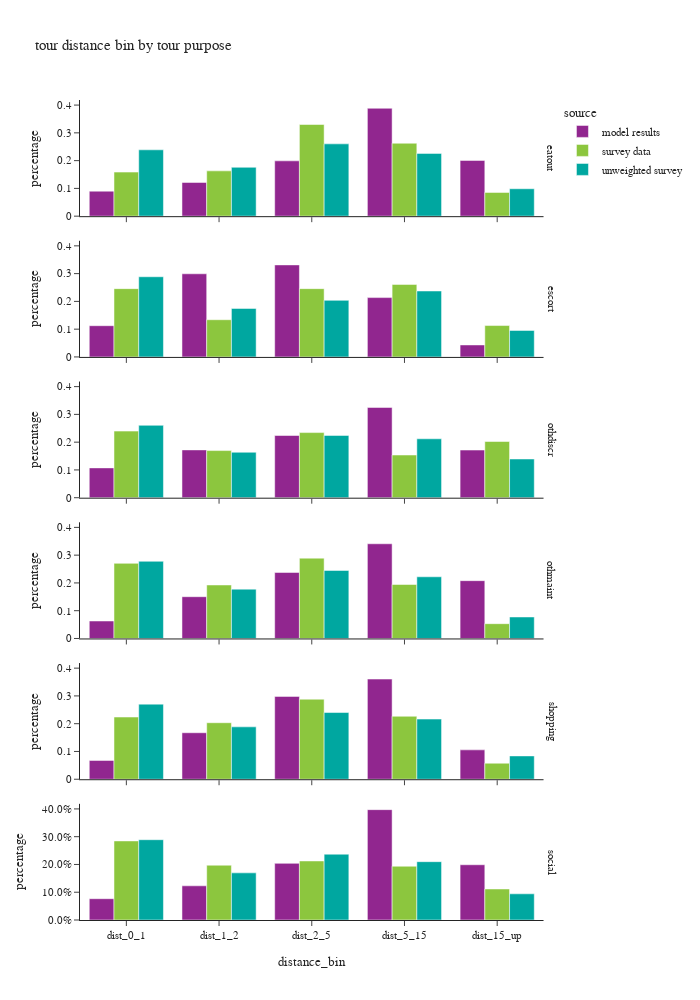

The notebook cell saved with this chart:
### Markdown cell above
## non-mantatory tour distance by purpose

### Code cell
df_plot = non_m_tour_data.loc[non_m_tour_data['distance_bin'] != float('nan')].groupby(['source','tour_type','distance_bin'])['tour_weight'].sum().reset_index()
df_plot['percentage'] = df_plot.groupby(['source','tour_type'], group_keys=False)['tour_weight']. \
    apply(lambda x: x / float(x.sum()))
# df_plot
fig1 = px.bar(df_plot, x='distance_bin', y="percentage", color="source", barmode="group",
              facet_row='tour_type',
              title="tour distance bin by tour purpose")
fig1.for_each_annotation(lambda a: a.update(text = a.text.split("=")[-1]))
fig1.update_layout(height=1000, width=700, font=dict(size=11), yaxis=dict(tickformat=".1%"))
fig1.show()

### Figure 1 — Plotly figure (JSON) as saved in the notebook; plotly's stock layout.template omitted (floating-point values rounded to 4 significant figures)
{"data": [{"alignmentgroup": "True", "hovertemplate": "source=model results<br>tour_type=eatout<br>distance_bin=%{x}<br>percentage=%{y}<extra></extra>", "legendgroup": "model results", "marker": {"color": "#91268F", "pattern": {"shape": ""}}, "name": "model results", "offsetgroup": "model results", "orientation": "v", "showlegend": true, "textposition": "auto", "type": "bar", "x": ["dist_0_1", "dist_1_2", "dist_2_5", "dist_5_15", "dist_15_up"], "xaxis": "x6", "y": [0.09002, 0.1214, 0.1992, 0.3885, 0.2008], "yaxis": "y6"}, {"alignmentgroup": "True", "hovertemplate": "source=model results<br>tour_type=escort<br>distance_bin=%{x}<br>percentage=%{y}<extra></extra>", "legendgroup": "model results", "marker": {"color": "#91268F", "pattern": {"shape": ""}}, "name": "model results", "offsetgroup": "model results", "orientation": "v", "showlegend": false, "textposition": "auto", "type": "bar", "x": ["dist_0_1", "dist_1_2", "dist_2_5", "dist_5_15", "dist_15_up"], "xaxis": "x5", "y": [0.1124, 0.2994, 0.3314, 0.2136, 0.04317], "yaxis": "y5"}, {"alignmentgroup": "True", "hovertemplate": "source=model results<br>tour_type=othdiscr<br>distance_bin=%{x}<br>percentage=%{y}<extra></extra>", "legendgroup": "model results", "marker": {"color": "#91268F", "pattern": {"shape": ""}}, "name": "model results", "offsetgroup": "model results", "orientation": "v", "showlegend": false, "textposition": "auto", "type": "bar", "x": ["dist_0_1", "dist_1_2", "dist_2_5", "dist_5_15", "dist_15_up"], "xaxis": "x4", "y": [0.1074, 0.1721, 0.2239, 0.325, 0.1716], "yaxis": "y4"}, {"alignmentgroup": "True", "hovertemplate": "source=model results<br>tour_type=othmaint<br>distance_bin=%{x}<br>percentage=%{y}<extra></extra>", "legendgroup": "model results", "marker": {"color": "#91268F", "pattern": {"shape": ""}}, "name": "model results", "offsetgroup": "model results", "orientation": "v", "showlegend": false, "textposition": "auto", "type": "bar", "x": ["dist_0_1", "dist_1_2", "dist_2_5", "dist_5_15", "dist_15_up"], "xaxis": "x3", "y": [0.06285, 0.1504, 0.2377, 0.341, 0.2081], "yaxis": "y3"}, {"alignmentgroup": "True", "hovertemplate": "source=model results<br>tour_type=shopping<br>distance_bin=%{x}<br>percentage=%{y}<extra></extra>", "legendgroup": "model results", "marker": {"color": "#91268F", "pattern": {"shape": ""}}, "name": "model results", "offsetgroup": "model results", "orientation": "v", "showlegend": false, "textposition": "auto", "type": "bar", "x": ["dist_0_1", "dist_1_2", "dist_2_5", "dist_5_15", "dist_15_up"], "xaxis": "x2", "y": [0.06785, 0.1674, 0.2983, 0.3607, 0.1057], "yaxis": "y2"}, {"alignmentgroup": "True", "hovertemplate": "source=model results<br>tour_type=social<br>distance_bin=%{x}<br>percentage=%{y}<extra></extra>", "legendgroup": "model results", "marker": {"color": "#91268F", "pattern": {"shape": ""}}, "name": "model results", "offsetgroup": "model results", "orientation": "v", "showlegend": false, "textposition": "auto", "type": "bar", "x": ["dist_0_1", "dist_1_2", "dist_2_5", "dist_5_15", "dist_15_up"], "xaxis": "x", "y": [0.07668, 0.1231, 0.204, 0.3974, 0.1989], "yaxis": "y"}, {"alignmentgroup": "True", "hovertemplate": "source=survey data<br>tour_type=eatout<br>distance_bin=%{x}<br>percentage=%{y}<extra></extra>", "legendgroup": "survey data", "marker": {"color": "#8CC63E", "pattern": {"shape": ""}}, "name": "survey data", "offsetgroup": "survey data", "orientation": "v", "showlegend": true, "textposition": "auto", "type": "bar", "x": ["dist_0_1", "dist_1_2", "dist_2_5", "dist_5_15", "dist_15_up"], "xaxis": "x6", "y": [0.1587, 0.1631, 0.3301, 0.2627, 0.0855], "yaxis": "y6"}, {"alignmentgroup": "True", "hovertemplate": "source=survey data<br>tour_type=escort<br>distance_bin=%{x}<br>percentage=%{y}<extra></extra>", "legendgroup": "survey data", "marker": {"color": "#8CC63E", "pattern": {"shape": ""}}, "name": "survey data", "offsetgroup": "survey data", "orientation": "v", "showlegend": false, "textposition": "auto", "type": "bar", "x": ["dist_0_1", "dist_1_2", "dist_2_5", "dist_5_15", "dist_15_up"], "xaxis": "x5", "y": [0.2459, 0.134, 0.2459, 0.2612, 0.113], "yaxis": "y5"}, {"alignmentgroup": "True", "hovertemplate": "source=survey data<br>tour_type=othdiscr<br>distance_bin=%{x}<br>percentage=%{y}<extra></extra>", "legendgroup": "survey data", "marker": {"color": "#8CC63E", "pattern": {"shape": ""}}, "name": "survey data", "offsetgroup": "survey data", "orientation": "v", "showlegend": false, "textposition": "auto", "type": "bar", "x": ["dist_0_1", "dist_1_2", "dist_2_5", "dist_5_15", "dist_15_up"], "xaxis": "x4", "y": [0.2397, 0.1697, 0.2345, 0.1537, 0.2024], "yaxis": "y4"}, {"alignmentgroup": "True", "hovertemplate": "source=survey data<br>tour_type=othmaint<br>distance_bin=%{x}<br>percentage=%{y}<extra></extra>", "legendgroup": "survey data", "marker": {"color": "#8CC63E", "pattern": {"shape": ""}}, "name": "survey data", "offsetgroup": "survey data", "orientation": "v", "showlegend": false, "textposition": "auto", "type": "bar", "x": ["dist_0_1", "dist_1_2", "dist_2_5", "dist_5_15", "dist_15_up"], "xaxis": "x3", "y": [0.2705, 0.1926, 0.2892, 0.1944, 0.05325], "yaxis": "y3"}, {"alignmentgroup": "True", "hovertemplate": "source=survey data<br>tour_type=shopping<br>distance_bin=%{x}<br>percentage=%{y}<extra></extra>", "legendgroup": "survey data", "marker": {"color": "#8CC63E", "pattern": {"shape": ""}}, "name": "survey data", "offsetgroup": "survey data", "orientation": "v", "showlegend": false, "textposition": "auto", "type": "bar", "x": ["dist_0_1", "dist_1_2", "dist_2_5", "dist_5_15", "dist_15_up"], "xaxis": "x2", "y": [0.2239, 0.2035, 0.2882, 0.2267, 0.0577], "yaxis": "y2"}, {"alignmentgroup": "True", "hovertemplate": "source=survey data<br>tour_type=social<br>distance_bin=%{x}<br>percentage=%{y}<extra></extra>", "legendgroup": "survey data", "marker": {"color": "#8CC63E", "pattern": {"shape": ""}}, "name": "survey data", "offsetgroup": "survey data", "orientation": "v", "showlegend": false, "textposition": "auto", "type": "bar", "x": ["dist_0_1", "dist_1_2", "dist_2_5", "dist_5_15", "dist_15_up"], "xaxis": "x", "y": [0.2847, 0.1974, 0.2126, 0.1937, 0.1117], "yaxis": "y"}, {"alignmentgroup": "True", "hovertemplate": "source=unweighted survey<br>tour_type=eatout<br>distance_bin=%{x}<br>percentage=%{y}<extra></extra>", "legendgroup": "unweighted survey", "marker": {"color": "#00A7A0", "pattern": {"shape": ""}}, "name": "unweighted survey", "offsetgroup": "unweighted survey", "orientation": "v", "showlegend": true, "textposition": "auto", "type": "bar", "x": ["dist_0_1", "dist_1_2", "dist_2_5", "dist_5_15", "dist_15_up"], "xaxis": "x6", "y": [0.2389, 0.176, 0.2604, 0.226, 0.09871], "yaxis": "y6"}, {"alignmentgroup": "True", "hovertemplate": "source=unweighted survey<br>tour_type=escort<br>distance_bin=%{x}<br>percentage=%{y}<extra></extra>", "legendgroup": "unweighted survey", "marker": {"color": "#00A7A0", "pattern": {"shape": ""}}, "name": "unweighted survey", "offsetgroup": "unweighted survey", "orientation": "v", "showlegend": false, "textposition": "auto", "type": "bar", "x": ["dist_0_1", "dist_1_2", "dist_2_5", "dist_5_15", "dist_15_up"], "xaxis": "x5", "y": [0.2887, 0.1746, 0.2037, 0.2375, 0.09546], "yaxis": "y5"}, {"alignmentgroup": "True", "hovertemplate": "source=unweighted survey<br>tour_type=othdiscr<br>distance_bin=%{x}<br>percentage=%{y}<extra></extra>", "legendgroup": "unweighted survey", "marker": {"color": "#00A7A0", "pattern": {"shape": ""}}, "name": "unweighted survey", "offsetgroup": "unweighted survey", "orientation": "v", "showlegend": false, "textposition": "auto", "type": "bar", "x": ["dist_0_1", "dist_1_2", "dist_2_5", "dist_5_15", "dist_15_up"], "xaxis": "x4", "y": [0.2606, 0.1636, 0.2242, 0.2121, 0.1394], "yaxis": "y4"}, {"alignmentgroup": "True", "hovertemplate": "source=unweighted survey<br>tour_type=othmaint<br>distance_bin=%{x}<br>percentage=%{y}<extra></extra>", "legendgroup": "unweighted survey", "marker": {"color": "#00A7A0", "pattern": {"shape": ""}}, "name": "unweighted survey", "offsetgroup": "unweighted survey", "orientation": "v", "showlegend": false, "textposition": "auto", "type": "bar", "x": ["dist_0_1", "dist_1_2", "dist_2_5", "dist_5_15", "dist_15_up"], "xaxis": "x3", "y": [0.2779, 0.1777, 0.2449, 0.2221, 0.07741], "yaxis": "y3"}, {"alignmentgroup": "True", "hovertemplate": "source=unweighted survey<br>tour_type=shopping<br>distance_bin=%{x}<br>percentage=%{y}<extra></extra>", "legendgroup": "unweighted survey", "marker": {"color": "#00A7A0", "pattern": {"shape": ""}}, "name": "unweighted survey", "offsetgroup": "unweighted survey", "orientation": "v", "showlegend": false, "textposition": "auto", "type": "bar", "x": ["dist_0_1", "dist_1_2", "dist_2_5", "dist_5_15", "dist_15_up"], "xaxis": "x2", "y": [0.2704, 0.1887, 0.2402, 0.2167, 0.08401], "yaxis": "y2"}, {"alignmentgroup": "True", "hovertemplate": "source=unweighted survey<br>tour_type=social<br>distance_bin=%{x}<br>percentage=%{y}<extra></extra>", "legendgroup": "unweighted survey", "marker": {"color": "#00A7A0", "pattern": {"shape": ""}}, "name": "unweighted survey", "offsetgroup": "unweighted survey", "orientation": "v", "showlegend": false, "textposition": "auto", "type": "bar", "x": ["dist_0_1", "dist_1_2", "dist_2_5", "dist_5_15", "dist_15_up"], "xaxis": "x", "y": [0.2891, 0.1697, 0.237, 0.21, 0.09427], "yaxis": "y"}], "layout": {"annotations": [{"font": {}, "showarrow": false, "text": "social", "textangle": 90, "x": 0.98, "xanchor": "left", "xref": "paper", "y": 0.07083, "yanchor": "middle", "yref": "paper"}, {"font": {}, "showarrow": false, "text": "shopping", "textangle": 90, "x": 0.98, "xanchor": "left", "xref": "paper", "y": 0.2425, "yanchor": "middle", "yref": "paper"}, {"font": {}, "showarrow": false, "text": "othmaint", "textangle": 90, "x": 0.98, "xanchor": "left", "xref": "paper", "y": 0.4142, "yanchor": "middle", "yref": "paper"}, {"font": {}, "showarrow": false, "text": "othdiscr", "textangle": 90, "x": 0.98, "xanchor": "left", "xref": "paper", "y": 0.5858, "yanchor": "middle", "yref": "paper"}, {"font": {}, "showarrow": false, "text": "escort", "textangle": 90, "x": 0.98, "xanchor": "left", "xref": "paper", "y": 0.7575, "yanchor": "middle", "yref": "paper"}, {"font": {}, "showarrow": false, "text": "eatout", "textangle": 90, "x": 0.98, "xanchor": "left", "xref": "paper", "y": 0.9292, "yanchor": "middle", "yref": "paper"}], "barmode": "group", "font": {"size": 11}, "height": 1000, "legend": {"title": {"text": "source"}, "tracegroupgap": 0}, "title": {"text": "tour distance bin by tour purpose"}, "width": 700, "xaxis": {"anchor": "y", "domain": [0.0, 0.98], "title": {"text": "distance_bin"}}, "xaxis2": {"anchor": "y2", "domain": [0.0, 0.98], "matches": "x", "showticklabels": false}, "xaxis3": {"anchor": "y3", "domain": [0.0, 0.98], "matches": "x", "showticklabels": false}, "xaxis4": {"anchor": "y4", "domain": [0.0, 0.98], "matches": "x", "showticklabels": false}, "xaxis5": {"anchor": "y5", "domain": [0.0, 0.98], "matches": "x", "showticklabels": false}, "xaxis6": {"anchor": "y6", "domain": [0.0, 0.98], "matches": "x", "showticklabels": false}, "yaxis": {"anchor": "x", "domain": [0.0, 0.1417], "tickformat": ".1%", "title": {"text": "percentage"}}, "yaxis2": {"anchor": "x2", "domain": [0.1717, 0.3133], "matches": "y", "title": {"text": "percentage"}}, "yaxis3": {"anchor": "x3", "domain": [0.3433, 0.485], "matches": "y", "title": {"text": "percentage"}}, "yaxis4": {"anchor": "x4", "domain": [0.515, 0.6567], "matches": "y", "title": {"text": "percentage"}}, "yaxis5": {"anchor": "x5", "domain": [0.6867, 0.8283], "matches": "y", "title": {"text": "percentage"}}, "yaxis6": {"anchor": "x6", "domain": [0.8583, 1.0], "matches": "y", "title": {"text": "percentage"}}}}
